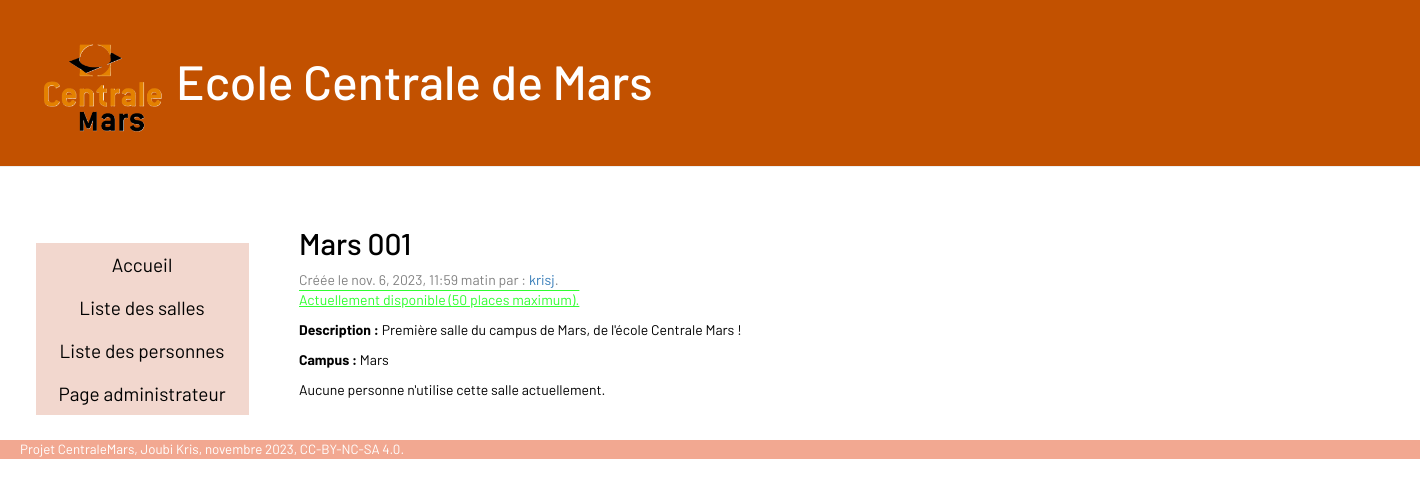
Page /rooms/5/ on the earlier database version.
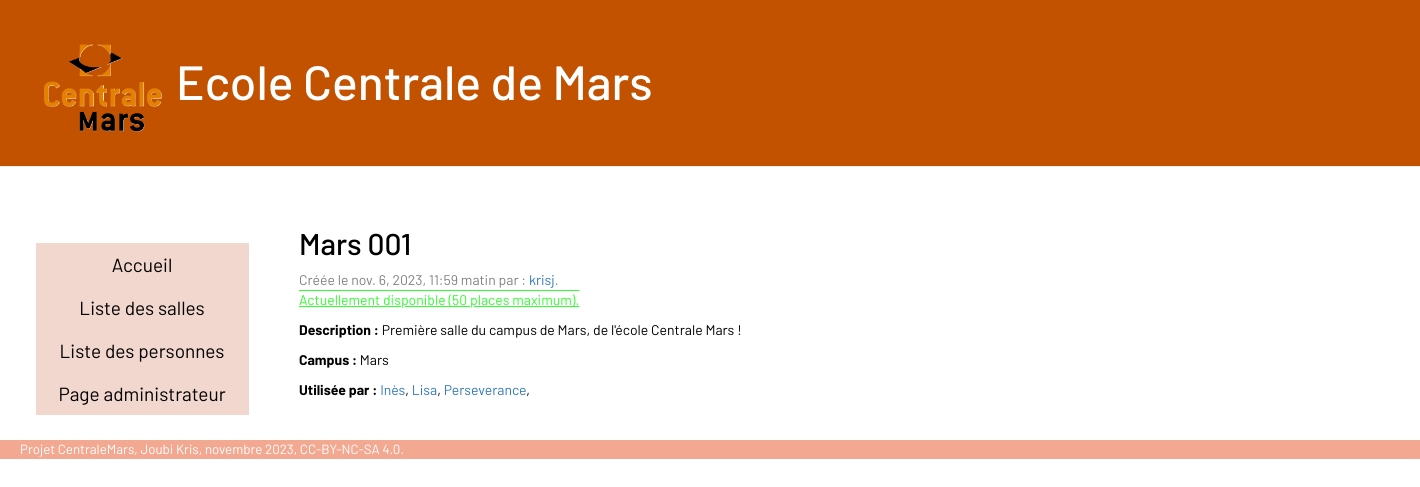
Same page on the later database version.
### blog/models.py (models this page shows, shortened)
class Person(models.Model):
    user = models.ForeignKey(settings.AUTH_USER_MODEL, on_delete=models.CASCADE)
    name = models.CharField(max_length=200)
    planet = models.CharField(default="Earth", max_length=128)
    created_date = models.DateTimeField(default=timezone.now)
    photo = models.CharField(max_length=400, blank=True, default='images/profile.png')
    location = models.ForeignKey(Room, on_delete=models.CASCADE, default=1)

### blog/views.py (the view)
# urls.py: path('rooms/<int:pk>/', views.room_detail, name='room_detail'),
def room_detail(request, pk):
    room = get_object_or_404(Room, pk=pk)
    persons = room.getPersons()
    return render(request, 'blog/room_detail.html', {'room': room, 'persons': persons})

### blog/models.py (called while the page is built)
    def getPersons(self):
        persons = Person.objects.all()
        persons_inside = []
        for person in persons:
            if person.location.pk == self.pk:
                persons_inside.append(person)
        return persons_inside

### blog/templates/blog/room_detail.html
{% extends 'blog/base.html' %}
{% block content %}
{% load static %}
     <article class="post">
            <h2>{{ room.name }}</h2>
            <time class="date">Créée le {{ room.created_date  }} par : <a  href="/admin/auth/user/">{{room.user}}</a>.</time>
            {% if room.available %}
                <p class="valid">
                    Actuellement disponible ({{ room.capacity }} places maximum).
                </p>
            {% else %}
                <p class="invalid">
                    Actuellement non disponible ({{ room.capacity }} places maximum).
                </p>
            {% endif %}
         <p><b>Description : </b>{{ room.description|linebreaksbr }}</p>
         <p><b>Campus : </b>{{ room.campus }}</p>
            {% if persons %}
                <b>Utilisée par :</b>
                {% for person in persons%}
                    <a  href="{% url 'person_detail' pk=person.pk %}">{{person.name}}</a>,
                {%endfor%}
            {%else%}
                Aucune personne n'utilise cette salle actuellement.
            {% endif %}
     </article>
{% endblock %}

Differences in the rows shown:
added Person: name "Inès"
added Person: name "Lisa"
added Person: name "Perseverance"
Other differences:
text no longer shown: "Aucune personne n'utilise cette salle actuellement."
text now shown: "Utilisée par :"
